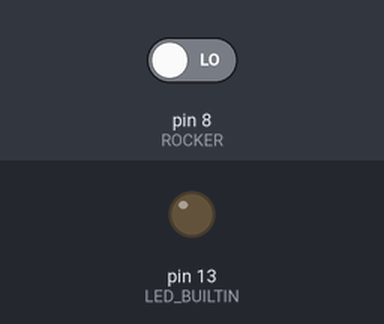
A sketch run on a simulated Arduino Uno, built with avr-gcc and run on an emulated ATmega328P. Shown: output pins drawn as LEDs (lit = HIGH). The test bench sets the inputs (shaded band); at power-on: pin 8 (ROCKER) LOW.

Above: at 1.2 s.
1.3 s: pin 8 (ROCKER) driven HIGH
At 1.9 s:
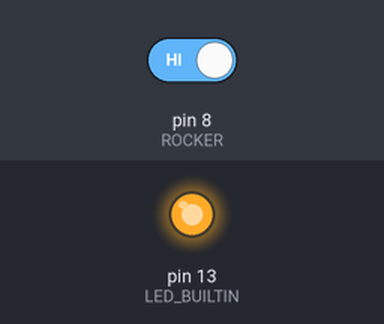
2.8 s: pin 8 (ROCKER) driven LOW
At 3.1 s:
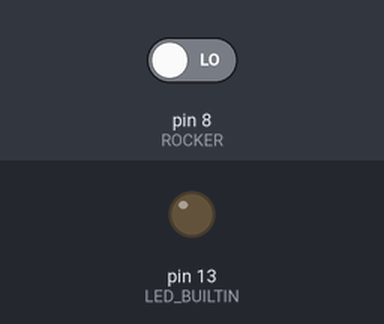
Timing chart, 0 to 5.8 s (numbered marks = the images above; inputs shaded):
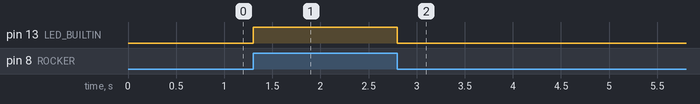

Measured:
- after the input at 1.3 s, pin 13 (LED_BUILTIN): LOW → HIGH at once
- after the input at 2.8 s, pin 13 (LED_BUILTIN): HIGH → LOW at once

The sketch:

Rocker.ino
```cpp
/*
  Rocker

  It just turns on the builtin LED with the input from rocker switch.
*/

#define ROCKER 8

void setup(){
  pinMode(LED_BUILTIN, OUTPUT);
  pinMode(ROCKER, INPUT);
}

void loop(){
  digitalWrite(LED_BUILTIN, digitalRead(ROCKER));
}
```
